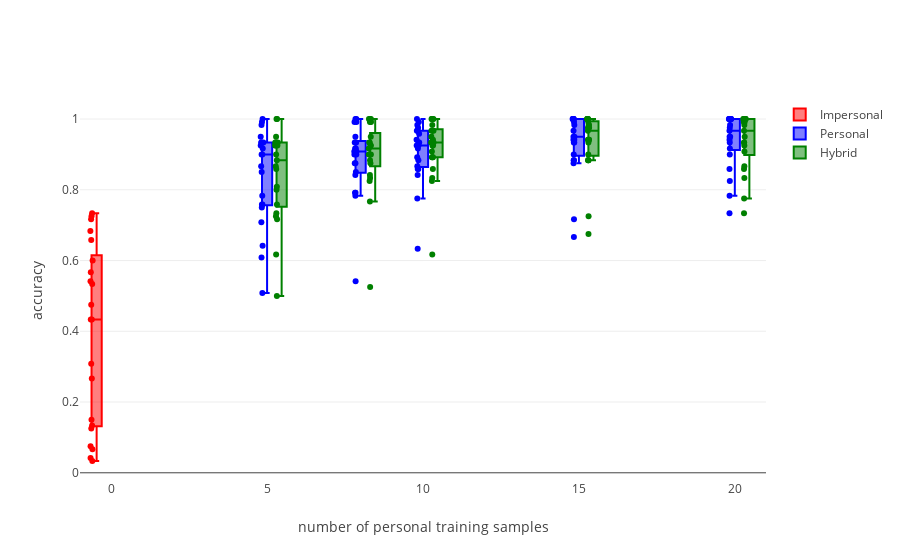

The notebook cell this image was saved under:
### Code cell
impersonal_means = []
personal_means = []
hybrid_means = []

training_sizes = results_df1a['training size'].unique()

for training_size in training_sizes:
    for user_id in wisdm.user_ids:
        if user_id in users_with_1_class:
            continue
        user_df = results_df1a[(results_df1a['user_id'] == user_id) & \
                             (results_df1a['training size'] == training_size)]
        if training_size == 8:
            impersonal_means.append((0, user_df['impersonal'].mean()))
        personal_means.append((training_size, user_df['personal'].mean()))
        hybrid_means.append((training_size, user_df['hybrid'].mean()))
        
impersonal_x, impersonal_y = zip(*impersonal_means)
impersonal_trace = go.Box(y=impersonal_y,
                          x=impersonal_x,
                          name="Impersonal",
                          marker=dict(color="red"),
                          boxpoints='all',
                          jitter=0.3,
                          pointpos=-1)

personal_x, personal_y = zip(*personal_means)
personal_trace = go.Box(y=personal_y,
                          x=personal_x,
                          name="Personal",
                          marker=dict(color="blue"),
                          boxpoints='all',
                          jitter=0.3,
                          pointpos=-1)

hybrid_x, hybrid_y = zip(*hybrid_means)
hybrid_trace = go.Box(y=hybrid_y,
                          x=hybrid_x,
                          name="Hybrid",
                          marker=dict(color="green"),
                          boxpoints='all',
                          jitter=0.3,
                          pointpos=-1)

layout=go.Layout(boxmode="group", xaxis=dict(title="number of personal training samples"), yaxis=dict(title="accuracy"))

data = [impersonal_trace, personal_trace, hybrid_trace]

fig = go.Figure(data=data, layout=layout)

iplot(fig)

### Figure 1 — Plotly figure (JSON) as saved in the notebook; plotly's stock layout.template omitted (floating-point values rounded to 4 significant figures; data arrays with more than 128 entries replaced by an {"elided": "..."} marker saying what was removed)
{"data": [{"boxpoints": "all", "jitter": 0.3, "marker": {"color": "red"}, "name": "Impersonal", "pointpos": -1, "type": "box", "x": [0, 0, 0, 0, 0, 0, 0, 0, 0, 0, 0, 0, 0, 0, 0, 0, 0, 0, 0, 0, 0, 0, 0, 0, 0, 0, 0, 0, 0], "y": [0.725, 0.5417, 0.6583, 0.4333, 0.5667, null, 0.03333, 0.1333, 0.04167, 0.06667, 0.7167, 0.125, 0.475, 0.2667, null, null, 0.6, null, null, 0.15, null, 0.7333, 0.3083, 0.6833, 0.5333, 0.4333, null, 0.075, null]}, {"boxpoints": "all", "jitter": 0.3, "marker": {"color": "blue"}, "name": "Personal", "pointpos": -1, "type": "box", "x": {"elided": "145 int values"}, "y": {"elided": "145 float values"}}, {"boxpoints": "all", "jitter": 0.3, "marker": {"color": "green"}, "name": "Hybrid", "pointpos": -1, "type": "box", "x": {"elided": "145 int values"}, "y": {"elided": "145 float values"}}], "layout": {"boxmode": "group", "xaxis": {"title": "number of personal training samples"}, "yaxis": {"title": "accuracy"}}}
